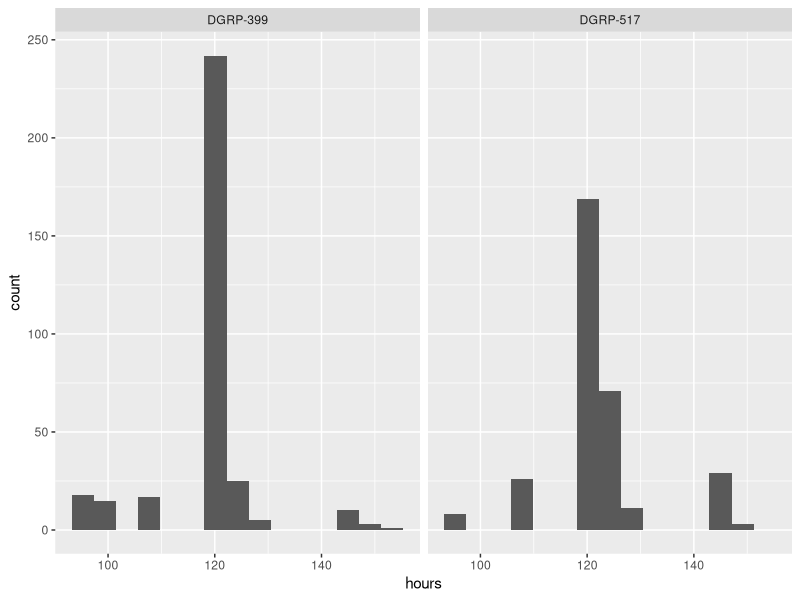
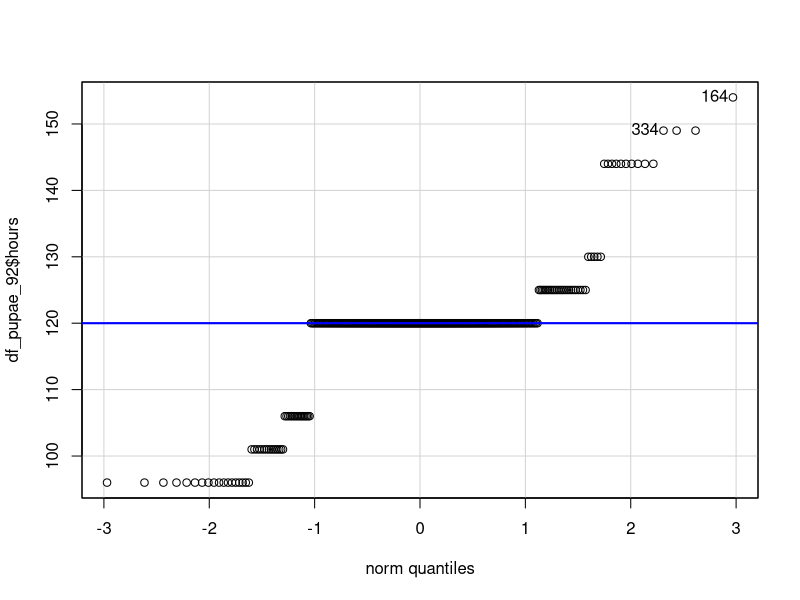
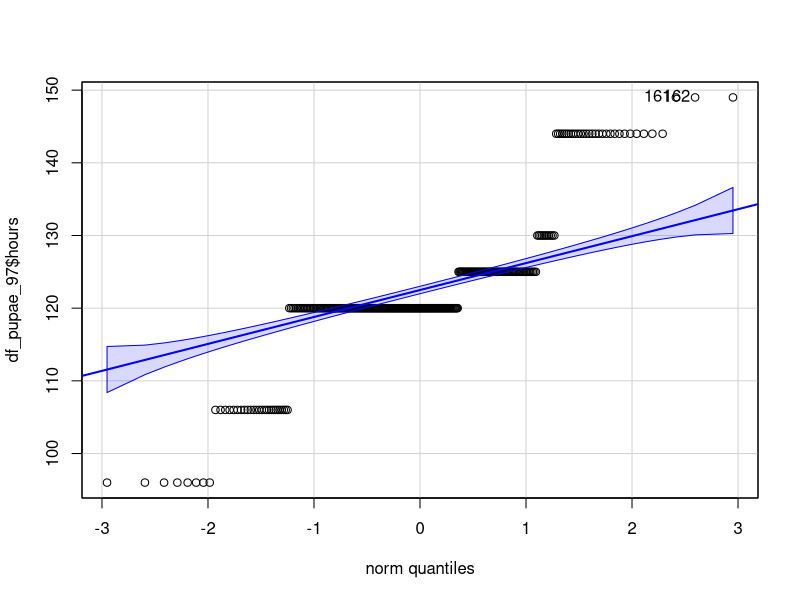
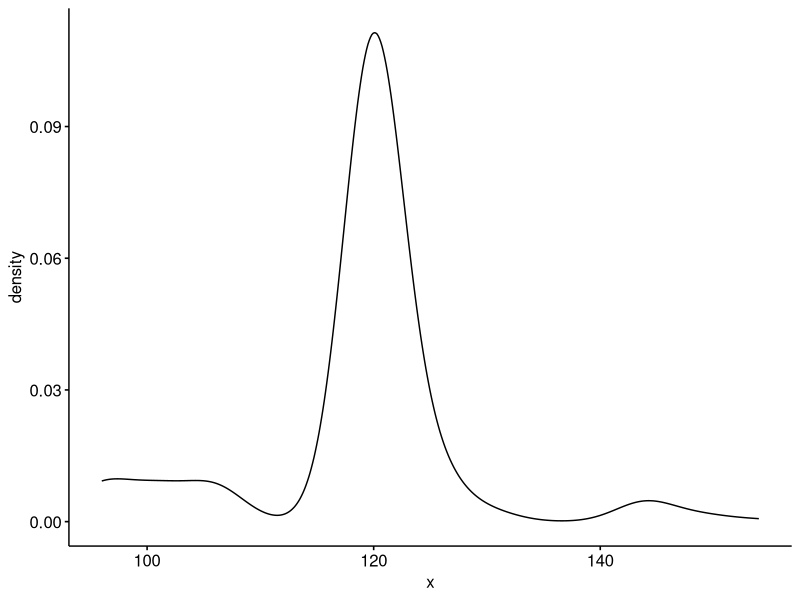
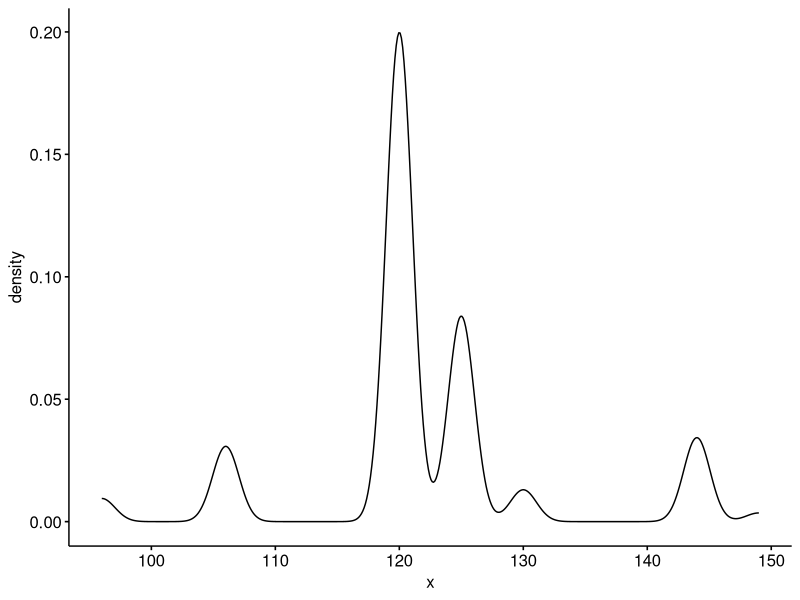
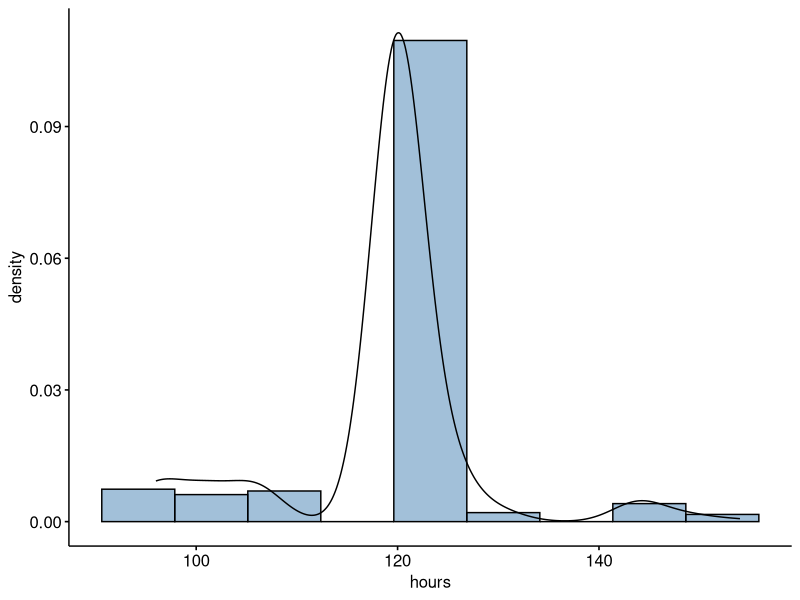
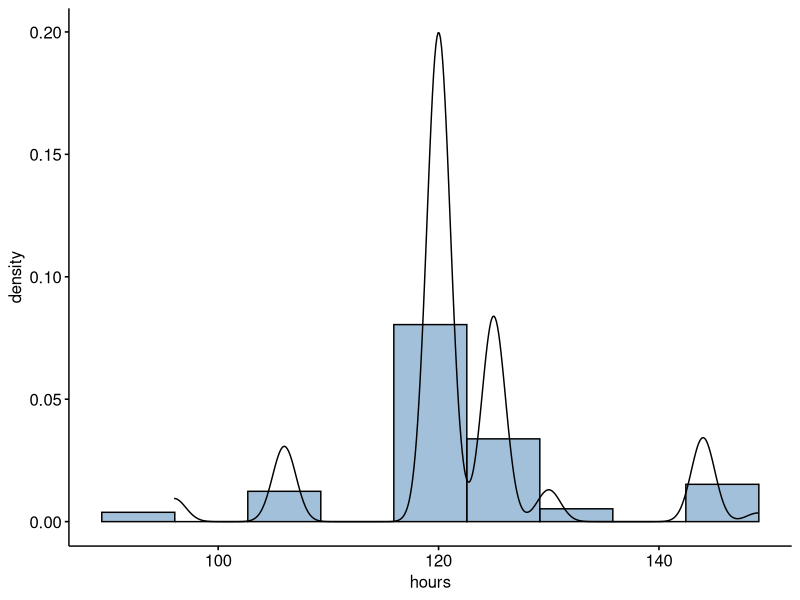
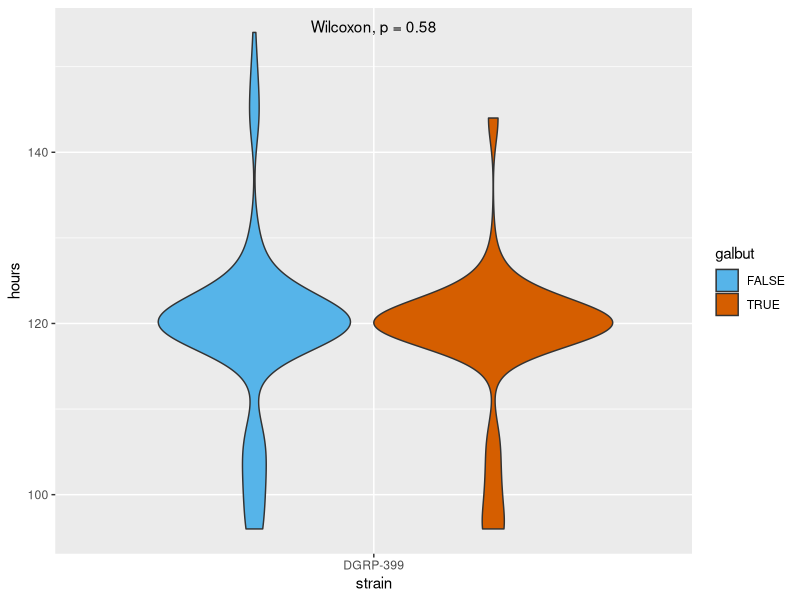

R code for these plots, in order:
#development data analysis

#this script is meant to analyze time to pupation and time to adulthood for infected and uninfected DGRP 399 and 517 flies

#Created by: Shaun Cross
#date: 07-15-2020

library(tidyverse)
library(readxl)
library(ggpubr)
library(rstatix)

#set wd to where this file is saved
setwd(dirname(rstudioapi::getActiveDocumentContext()$path))

#First looking at pupation rate data

#read in the dataframe

df_pupae <- read_excel("development_data_pupation.xlsx", sheet = "plot_data_combined")

#change strain # to DGRP name
df_pupae$strain <- str_replace(df_pupae$strain, "25192", "DGRP-399")
df_pupae$strain <- str_replace(df_pupae$strain, "25197", "DGRP-517")

#do normality testing to know wilcoxon vs t test
#doesn't appear to be normalized, do wilcoxon
ggplot(df_pupae, aes(x = hours)) + 
  geom_histogram(bins = 15) +
  facet_wrap(~strain)
#filter for downstream stats and for testing normality
df_pupae_92 <- df_pupae %>% filter(strain == "DGRP-399")
df_pupae_97 <- df_pupae %>% filter(strain == "DGRP-517")

library(car)
qqp(df_pupae_92$hours)
qqp(df_pupae_97$hours)

ggdensity(df_pupae_92$hours)
ggdensity(df_pupae_97$hours)

#25192 shapiro wilk normality test
#both failed (p < 0.001 inferring not normally distributed)
# Shapiro-Wilk normality test for infected development time
with(df_pupae_92, shapiro.test(hours[galbut == "TRUE"]))# p = 1.125 e-15
# Shapiro-Wilk normality test for uninfected development time
with(df_pupae_92, shapiro.test(hours[galbut == "FALSE"])) # p = 6.164e-15

#25197 shapiro wilk normality test
#both failed (p < 0.001 inferring not normally distributed)
# Shapiro-Wilk normality test for infected development time
with(df_pupae_97, shapiro.test(hours[galbut == "TRUE"]))# p = 4.266e-16
# Shapiro-Wilk normality test for uninfected development time
with(df_pupae_97, shapiro.test(hours[galbut == "FALSE"])) # p = 1.121e-10


#check wilcoxon assumptions
gghistogram(df_pupae_92, x = "hours", y = "..density..", 
            fill = "steelblue",bins = 9, add_density = TRUE)

gghistogram(df_pupae_97, x = "hours", y = "..density..", 
            fill = "steelblue",bins = 9, add_density = TRUE)

#failure of shapiro wilk normality test means we should do wilcoxon test

df_pupae_92 %>%
  group_by(galbut) %>%
  get_summary_stats(hours, type = "median_iqr")

df_pupae_97 %>%
  group_by(galbut) %>%
  get_summary_stats(hours, type = "median_iqr")

stat.test.92 <- df_pupae_92 %>% 
  wilcox_test(hours ~ galbut) %>%
  add_significance()
stat.test.92

stat.test.97 <- df_pupae_97 %>% 
  wilcox_test(hours ~ galbut) %>%
  add_significance()
stat.test.97

#these plots are to check that I ran wilcoxon correctly. ggpubr runs wilcoxon here too
#p values match
p_pupae_92 <- ggplot(df_pupae_92, aes(strain, hours)) +
  geom_violin(aes(fill = galbut))+
  scale_fill_manual(values = c("#56B4E9", "#D55E00")) +
  stat_compare_means(aes(group = galbut))
p_pupae_92

p_pupae_97 <- ggplot(df_pupae_97, aes(strain, hours)) +
  geom_violin(aes(fill = galbut))+
  scale_fill_manual(values = c("#56B4E9", "#D55E00")) +
  stat_compare_means(aes(group = galbut))
p_pupae_97


#plot it
#using the violin plot to show distribution of data
#alternative is box plot but because of many pupae eclosing on the same day, data is lost

p_pupae <- ggplot(df_pupae, aes(galbut, hours)) +
  geom_violin(aes(fill = galbut))+
  facet_wrap(~strain) +
  theme_bw() +
  scale_y_continuous(limits = c(72, 168), 
                     #breaks = seq(96, 154, by = 24),
                     breaks = c(72, 96, 120, 144, 168)) +
  scale_fill_manual(values = c("#56B4E9", "#D55E00")) +
  stat_compare_means(aes(group = galbut))

p_pupae

p_pupae2 <- ggplot(df_pupae, aes(galbut, hours, fill = galbut)) +
  geom_boxplot(aes(fill = galbut, alpha = 0.9))+
  facet_wrap(~strain) +
  theme_bw() +
  scale_y_continuous(limits = c(72, 168), 
                     #breaks = seq(96, 154, by = 24),
                     breaks = c(72, 96, 120, 144, 168)) +
  theme(panel.grid.major = element_blank(), 
        panel.grid.minor = element_blank()) +
  geom_point(pch = 21, position = position_jitterdodge()) +
  scale_fill_manual(values = c("#56B4E9", "#D55E00")) +
  stat_compare_means(aes(group = galbut))

p_pupae2

p_pupae3 <- ggplot(df_pupae, aes(galbut, hours, fill = galbut)) +
  #geom_boxplot(aes(fill = galbut, alpha = 0.9))+
  facet_wrap(~strain) +
  theme_bw() +
  scale_y_continuous(limits = c(72, 168), 
                     #breaks = seq(96, 154, by = 24),
                     breaks = c(72, 96, 120, 144, 168)) +
  theme(panel.grid.major = element_blank(), 
        panel.grid.minor = element_blank()) +
  geom_point(pch = 21, position = position_jitterdodge(jitter.height = 0.8)) +
  stat_summary(fun = median, 
               geom = "crossbar",
               width = 0.5,
               position = position_dodge(0.8),
               aes(group = interaction(strain, galbut))) +
  scale_fill_manual(values = c("#56B4E9", "#D55E00")) +
  stat_compare_means(aes(group = galbut))

p_pupae3


ggsave("developmental_pupae.pdf", width = 5.2, height = 3.5, units = "in")

#get summary stats
df_pupae %>% group_by(strain, galbut) %>% summarise(median = median(hours), avg = mean(hours))


#######ADULT ANALYSIS#######


#read in the data
df_adults <- read_excel("development_data_adults.xlsx", sheet = "plot_data_combined")

#change strain # to DGRP name
df_adults$strain <- str_replace(df_adults$strain, "25192", "DGRP-399")
df_adults$strain <- str_replace(df_adults$strain, "25197", "DGRP-517")

#filtering to only have both for looking at right statistics
#df_adults_both <- df_adults %>% filter(sex == "both")

#do normality testing to know wilcoxon vs t test
#doesn't appear to be normalized, do wilcoxon
# ggplot(df_adults_both, aes(x =hours)) + 
#   geom_histogram(bins = 15) +
#   facet_wrap(~strain)
#filter for downstream stats and for testing normality
df_adults_92 <- df_adults %>% filter(strain == "DGRP-399")
df_adults_97 <- df_adults %>% filter(strain == "DGRP-517")

library(car)
qqp(df_adults_92$hours)
qqp(df_adults_97$hours)

ggdensity(df_adults_92$hours)
ggdensity(df_adults_97$hours)

#25192 shapiro wilk normality test
#both failed (p < 0.001 inferring not normally distributed)
# Shapiro-Wilk normality test for infected development time
with(df_adults_92, shapiro.test(hours[galbut == "TRUE"]))# p = 1.125 e-15
# Shapiro-Wilk normality test for uninfected development time
with(df_adults_92, shapiro.test(hours[galbut == "FALSE"])) # p = 6.164e-15

#25197 shapiro wilk normality test
#both failed (p < 0.001 inferring not normally distributed)
# Shapiro-Wilk normality test for infected development time
with(df_adults_97, shapiro.test(hours[galbut == "TRUE"]))# p = 4.266e-16
# Shapiro-Wilk normality test for uninfected development time
with(df_adults_97, shapiro.test(hours[galbut == "FALSE"])) # p = 1.121e-10

# #remove lines with no fly counts
# df_adults_filt <- df_adults %>% filter(fly_counts > 0)
# 
# #remove both as a sex variable
# df_adults_filt <- df_adults_filt %>% filter(sex != "both")

p_adults <- ggplot(df_adults, aes(sex, hours)) +
  geom_violin(aes(fill = galbut))+
  facet_wrap(~strain) +
  theme_bw() +
  scale_y_continuous(limits = c(192, 336), 
                     breaks = c(192, 216, 240, 264, 288, 312, 336)) +
  scale_fill_manual(values = c("#56B4E9", "#D55E00")) +
  stat_compare_means(aes(group = galbut))

p_adults

p_adults2 <- ggplot(df_adults, aes(sex, hours, fill = galbut)) +
  geom_boxplot(aes(fill = galbut, alpha=0.9))+
  facet_wrap(~strain) +
  theme_bw() +
  scale_y_continuous(limits = c(192, 336), 
                     breaks = c(192, 216, 240, 264, 288, 312, 336)) +
  scale_fill_manual(values = c("#56B4E9", "#D55E00")) +
  theme(panel.grid.major = element_blank(), 
        panel.grid.minor = element_blank()) +
  geom_point(pch = 21, position = position_jitterdodge(jitter.width = 0.2, jitter.height = 0.8)) +
  stat_compare_means(aes(group = galbut))
  
p_adults2


p_adults3 <- ggplot(df_adults, aes(sex, hours, fill = galbut)) +
  #geom_boxplot(aes(fill = galbut, alpha=0.9))+
  facet_wrap(~strain) +
  theme_bw() +
  scale_y_continuous(limits = c(192, 336), 
                     breaks = c(192, 216, 240, 264, 288, 312, 336)) +
  scale_fill_manual(values = c("#56B4E9", "#D55E00")) +
  theme(panel.grid.major = element_blank(), 
        panel.grid.minor = element_blank()) +
  geom_point(pch = 21, position = position_jitterdodge(jitter.width = 0.2, jitter.height = 0.8)) +
  stat_summary(fun = median, 
               geom = "crossbar",
               width = 0.5,
               position = position_dodge(0.8),
               aes(group = interaction(sex, galbut))) +
  stat_compare_means(aes(group = galbut))

p_adults3

ggsave("developmental_adults.pdf", width = 5.2, height = 3.5, units = "in")

#get summary stats
df_adults %>% group_by(strain, galbut, sex) %>% summarise(median = median(hours), avg = mean(hours))


#####ANALYSIS BY STRAIN ONLY--NO GALBUT VIRUS#######

#check pupation differences by strain (no galbut virus)
df_pupae_uninfect <- df_pupae %>% filter(galbut == FALSE)

p_pupae_uninfect <- ggplot(df_pupae_uninfect, aes(strain, hours, fill = strain)) +
  #geom_boxplot(aes(fill = strain, alpha = 0.9))+
  facet_wrap(~galbut) +
  theme_bw() +
  scale_y_continuous(limits = c(72, 168), 
                     breaks = c(72, 96, 120, 144, 168)) +
  scale_fill_manual(values = c("#009E73", "#CC79A7")) +
  theme(panel.grid.major = element_blank(), 
        panel.grid.minor = element_blank()) +
  geom_point(pch = 21, position = position_jitterdodge(jitter.width = 0.2, jitter.height = 0.8)) +
  stat_summary(fun = median, 
               geom = "crossbar",
               width = 0.5,
               position = position_dodge(0.8),
               aes(group = interaction(strain))) +
  theme(legend.position = "none") +
  stat_compare_means(aes(group = strain))

p_pupae_uninfect

ggsave("developmental_pupae_uninfected_top-bar.pdf", width = 1.8, height = 3.5, units = "in")


#get summary stats
df_pupae_uninfect %>% group_by(strain) %>% summarise(median = median(hours), avg = mean(hours))


#look to see total development time difference between strain development
df_adults_uninfect <- df_adults %>% filter(galbut == FALSE)

p_adults_uninfect <- ggplot(df_adults_uninfect, aes(sex, hours, fill = strain)) +
  #geom_boxplot(aes(fill = strain, alpha = 0.9))+
  facet_wrap(~galbut) +
  theme_bw() +
  scale_y_continuous(limits = c(192, 336), 
                     breaks = c(192, 216, 240, 264, 288, 312, 336)) +
  scale_fill_manual(values = c("#009E73", "#CC79A7")) +
  theme(panel.grid.major = element_blank(), 
        panel.grid.minor = element_blank()) +
  geom_point(pch = 21, position = position_jitterdodge(jitter.width = 0.2, jitter.height = 0.8)) +
  stat_summary(fun = median, 
               geom = "crossbar",
               width = 0.5,
               position = position_dodge(0.8),
               aes(group = interaction(strain))) +
  theme(legend.position = 'none') +
  stat_compare_means(aes(group = strain))

p_adults_uninfect

ggsave("developmental_adults_uninfected_top-bar.pdf", width = 1.8, height = 3.5, units = "in")


#get summary stats
df_adults_uninfect %>% group_by(strain, sex) %>% summarise(median = median(hours), avg = mean(hours))
